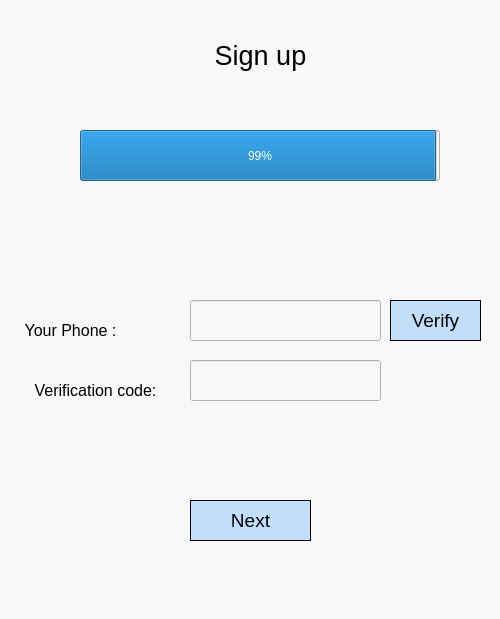
<?xml version="1.0" encoding="UTF-8"?>
<ui version="4.0">
 <class>Dialog</class>
 <widget class="QDialog" name="Dialog">
  <property name="geometry">
   <rect>
    <x>0</x>
    <y>0</y>
    <width>500</width>
    <height>619</height>
   </rect>
  </property>
  <property name="windowTitle">
   <string>Dialog</string>
  </property>
  <property name="styleSheet">
   <string notr="true">background-color: rgb(248, 248, 248);</string>
  </property>
  <widget class="QLabel" name="label">
   <property name="geometry">
    <rect>
     <x>10</x>
     <y>310</y>
     <width>121</width>
     <height>41</height>
    </rect>
   </property>
   <property name="text">
    <string>&lt;html&gt;&lt;head/&gt;&lt;body&gt;&lt;p align=&quot;center&quot;&gt;&lt;span style=&quot; font-size:12pt; color:#000000;&quot;&gt;Your Phone :&lt;/span&gt;&lt;/p&gt;&lt;/body&gt;&lt;/html&gt;</string>
   </property>
  </widget>
  <widget class="QLineEdit" name="phone">
   <property name="geometry">
    <rect>
     <x>190</x>
     <y>300</y>
     <width>191</width>
     <height>41</height>
    </rect>
   </property>
   <property name="styleSheet">
    <string notr="true">background-color: rgb(198, 198, 198);
background-color: rgb(248, 248, 248);</string>
   </property>
   <property name="text">
    <string/>
   </property>
  </widget>
  <widget class="QLabel" name="label_2">
   <property name="geometry">
    <rect>
     <x>10</x>
     <y>370</y>
     <width>171</width>
     <height>41</height>
    </rect>
   </property>
   <property name="text">
    <string>&lt;html&gt;&lt;head/&gt;&lt;body&gt;&lt;p align=&quot;center&quot;&gt;&lt;span style=&quot; font-size:12pt; color:#000000;&quot;&gt;Verification code:&lt;/span&gt;&lt;/p&gt;&lt;/body&gt;&lt;/html&gt;</string>
   </property>
  </widget>
  <widget class="QLineEdit" name="verification">
   <property name="geometry">
    <rect>
     <x>190</x>
     <y>360</y>
     <width>191</width>
     <height>41</height>
    </rect>
   </property>
   <property name="styleSheet">
    <string notr="true">background-color: rgb(248, 248, 248);</string>
   </property>
   <property name="text">
    <string/>
   </property>
  </widget>
  <widget class="QPushButton" name="nextButton">
   <property name="geometry">
    <rect>
     <x>190</x>
     <y>500</y>
     <width>121</width>
     <height>41</height>
    </rect>
   </property>
   <property name="font">
    <font>
     <pointsize>14</pointsize>
    </font>
   </property>
   <property name="styleSheet">
    <string notr="true">border: 0.5px solid #000000;
background-color: rgb(138, 198, 253,0.5);</string>
   </property>
   <property name="text">
    <string>Next</string>
   </property>
  </widget>
  <widget class="QProgressBar" name="progressBar">
   <property name="geometry">
    <rect>
     <x>80</x>
     <y>130</y>
     <width>360</width>
     <height>51</height>
    </rect>
   </property>
   <property name="value">
    <number>99</number>
   </property>
  </widget>
  <widget class="QLabel" name="label_3">
   <property name="geometry">
    <rect>
     <x>190</x>
     <y>30</y>
     <width>141</width>
     <height>51</height>
    </rect>
   </property>
   <property name="text">
    <string>&lt;html&gt;&lt;head/&gt;&lt;body&gt;&lt;p align=&quot;center&quot;&gt;&lt;span style=&quot; font-size:20pt; color:#000000;&quot;&gt;Sign up&lt;/span&gt;&lt;/p&gt;&lt;/body&gt;&lt;/html&gt;</string>
   </property>
  </widget>
  <widget class="QPushButton" name="verify">
   <property name="geometry">
    <rect>
     <x>390</x>
     <y>300</y>
     <width>91</width>
     <height>41</height>
    </rect>
   </property>
   <property name="font">
    <font>
     <pointsize>14</pointsize>
    </font>
   </property>
   <property name="styleSheet">
    <string notr="true">background-color: rgb(138, 198, 253,0.5);
border: 0.5px solid #000000;</string>
   </property>
   <property name="text">
    <string>Verify</string>
   </property>
  </widget>
 </widget>
 <resources/>
 <connections/>
</ui>
